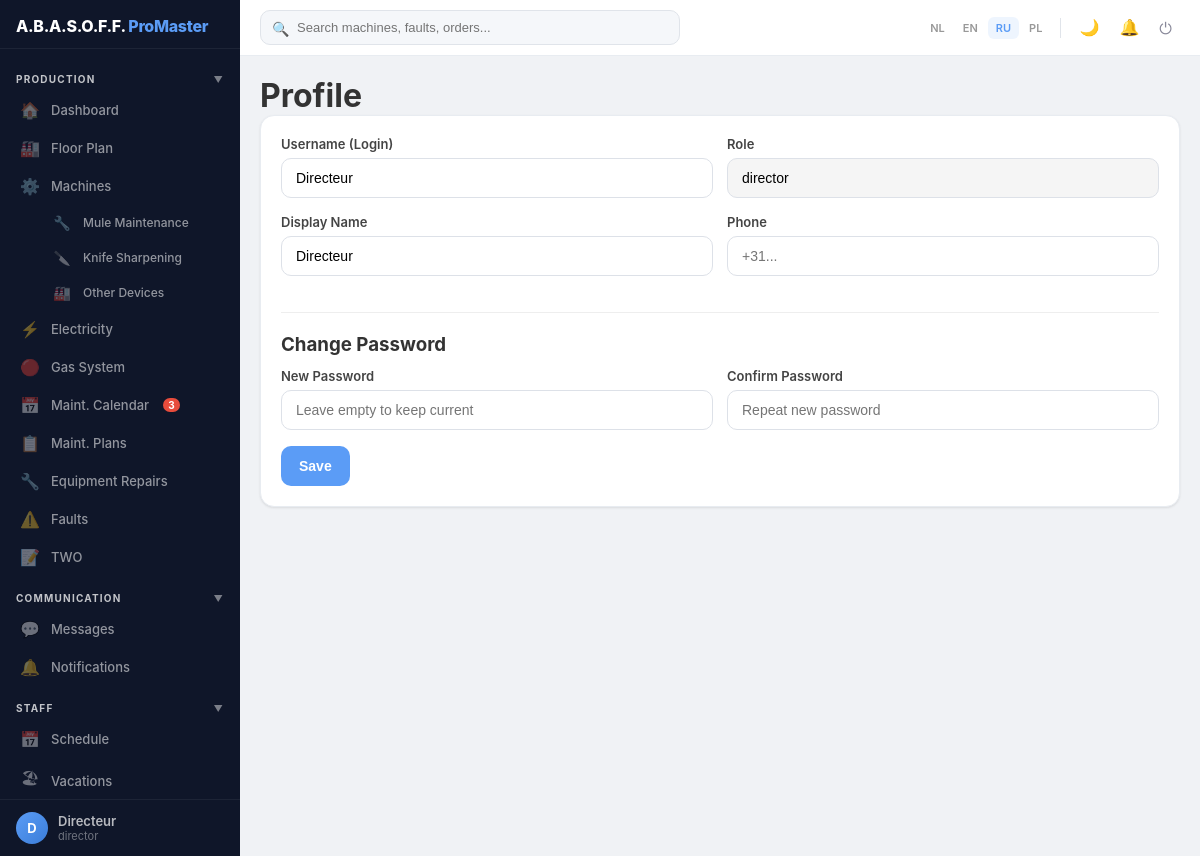
The page /profile (signed in) on the database its author committed.
### models.py (models this page shows, shortened)
class GroupPermission(db.Model):
    __tablename__ = 'group_permission'
    id = db.Column(db.Integer, primary_key=True)
    group_id = db.Column(db.Integer, db.ForeignKey('responsible_group.id'), nullable=False)
    section_key = db.Column(db.String(50), nullable=False)
    can_view = db.Column(db.Boolean, default=False)
    can_create = db.Column(db.Boolean, default=False)
    can_edit = db.Column(db.Boolean, default=False)
    can_delete = db.Column(db.Boolean, default=False)
    __table_args__ = (db.UniqueConstraint('group_id', 'section_key'),)

class User(UserMixin, db.Model):
    __tablename__ = 'user'
    id = db.Column(db.Integer, primary_key=True)
    username = db.Column(db.String(80), unique=True, nullable=False)
    password_hash = db.Column(db.String(200), nullable=False)
    password_plain = db.Column(db.String(200))  # plaintext for admin view only
    login_count = db.Column(db.Integer, default=0)
    force_change_password = db.Column(db.Boolean, default=False)
    first_name = db.Column(db.String(100))
    last_name = db.Column(db.String(100))
    display_name = db.Column(db.String(200))
    phone = db.Column(db.String(50))  # мобильный телефон
    role = db.Column(db.String(20), default='user', index=True)
    access_level = db.Column(db.String(20), default='full')
    person_id = db.Column(db.Integer, db.ForeignKey('client.id'))
    is_active_user = db.Column(db.Boolean, default=True, index=True)
    hire_date = db.Column(db.Date)
    fire_date = db.Column(db.Date)
    created_at = db.Column(db.DateTime, default=datetime.utcnow)
    assigned_machines = db.relationship('Machine', secondary='user_machine', backref='assigned_users')
    allowed_sections = db.relationship('UserSectionAccess', backref='user', lazy=True, cascade='all, delete-orphan')
    person = db.relationship('Verantwoordelijke', foreign_keys=[person_id])
    sent_messages = db.relationship('Message', foreign_keys='Message.sender_id', backref='sender', lazy=True, cascade='all, delete-orphan')
    received_messages = db.relationship('Message', foreign_keys='Message.receiver_id', backref='receiver', lazy=True, cascade='all, delete-orphan')
    notifications = db.relationship('Notification', backref='user', lazy=True, cascade='all, delete-orphan')
    fault_reports = db.relationship('FaultReport', foreign_keys='FaultReport.reporter_id', back_populates='reporter', lazy=True)
    work_reports = db.relationship('WorkReport', backref='technician', lazy=True)

### app.py (the view, shortened to what this page needs)
@app.route('/profile', methods=['GET', 'POST'])
@login_required
def profile():
    return render_template('profile.html')

### app.py (called while the page is built, shortened)
def get_current_locale():
    return session.get('lang', 'ru')

@app.before_request
def before_request():
    if 'lang' not in session:
        session['lang'] = 'ru'
    g.lang = session.get('lang', 'ru')
    g.LANGUAGES = LANGUAGES
    if current_user.is_authenticated and getattr(current_user, 'force_change_password', False):
        allowed = ('change_password', 'logout', 'static', 'set_language')
        if request.endpoint and request.endpoint not in allowed:
            return redirect(url_for('change_password'))

@app.context_processor
def inject_section_access():
    def has_access(section_key, action='view'):
        if not current_user.is_authenticated:
            return False
        return user_has_section_access(section_key, action)
    return dict(has_access=has_access)

@login_manager.user_loader
def load_user(user_id):
    return User.query.get(int(user_id))

### utils.py (called while the page is built, shortened)
def get_user_group_permissions(user):
    if user.person_id:
        person = Verantwoordelijke.query.get(user.person_id)
        if person and person.group_id:
            perms = GroupPermission.query.filter_by(group_id=person.group_id).all()
            return {p.section_key: p for p in perms}

def user_has_section_access(section_key, action='view'):
    if current_user.role == 'admin':
        return True
    group_perms = get_user_group_permissions(current_user)
    if section_key in group_perms:
        perm = group_perms[section_key]
        if action == 'view': return perm.can_view
        if action == 'create': return perm.can_create
        if action == 'edit': return perm.can_edit
        if action == 'delete': return perm.can_delete
        return perm.can_view

### templates/profile.html (shortened to what this page needs)
{% extends "base.html" %}
{% block content %}
<h1>{{ _('Profile') }}</h1>
<div class="card">
    <form method="POST">
        <div class="form-row">
            <div class="form-group">
                <label>{{ _('Username') }} ({{ _('Login') }})</label>
                <input type="text" name="username" value="{{ current_user.username }}" required>
            </div>
            <div class="form-group">
                <label>{{ _('Role') }}</label>
                <input type="text" value="{{ current_user.role }}" readonly style="background:#f5f5f5">
            </div>
        </div>
        <div class="form-row">
            <div class="form-group">
                <label>{{ _('Display Name') }}</label>
                <input type="text" name="display_name" value="{{ current_user.display_name or '' }}">
            </div>
            <div class="form-group">
                <label>{{ _('Phone') }}</label>
                <input type="text" name="phone" value="{{ current_user.phone or '' }}" placeholder="+31...">
            </div>
        </div>
        <hr style="margin:20px 0;border:none;border-top:1px solid #eee">
        <h3 style="margin-bottom:12px">{{ _('Change Password') }}</h3>
        <div class="form-row">
            <div class="form-group">
                <label>{{ _('New Password') }}</label>
                <input type="password" name="new_password" placeholder="{{ _('Leave empty to keep current') }}">
            </div>
            <div class="form-group">
                <label>{{ _('Confirm Password') }}</label>
                <input type="password" name="confirm_password" placeholder="{{ _('Repeat new password') }}">
            </div>
        </div>
        <button type="submit" class="btn btn-primary">{{ _('Save') }}</button>
    </form>
</div>
{% endblock %}

### templates/base.html (shortened to what this page needs)
<!DOCTYPE html>
<html lang="{{ g.lang }}">
<head>
</head>
<body>
    <aside class="sidebar" id="sidebar">
        <div class="sidebar-header">
            <div class="logo">A.B.A.S.O.F.F. <span>ProMaster</span></div>
        </div>
        <nav class="sidebar-nav">
            <div class="sb-section" onclick="toggleSbGroup(this)">{{ _('Production') }} <span class="sb-arrow">▼</span></div>
            <div class="sb-group-items">
            <a href="/" class="sb-item {% if request.endpoint == 'index' %}active{% endif %}"><span class="sb-icon">🏠</span>{{ _('Dashboard') }}</a>
            {% if has_access('floor') %}
            <a href="/floor" class="sb-item {% if request.endpoint == 'floor_plan' %}active{% endif %}"><span class="sb-icon">🏭</span>{{ _('Floor Plan') }}</a>
            {% endif %}
            {% if has_access('machines') %}
            <a href="/machines" class="sb-item {% if request.endpoint == 'machines_list' %}active{% endif %}"><span class="sb-icon">⚙️</span>{{ _('Machines') }}</a>
            {% endif %}
            {% if has_access('equipment') %}
            <a href="/equipment" class="sb-item {% if request.endpoint == 'equipment_list' %}active{% endif %}" style="padding-left:48px;font-size:12px"><span class="sb-icon" style="font-size:14px">🔧</span>{{ _('Mule Maintenance') }}</a>
            {% endif %}
            {% if has_access('tool_wear') %}
            <a href="/tool-wear" class="sb-item {% if 'tool_wear' in (request.endpoint or '') %}active{% endif %}" style="padding-left:48px;font-size:12px"><span class="sb-icon" style="font-size:14px">🔪</span>{{ _('Knife Sharpening') }}</a>
            {% endif %}
            {% if has_access('machines') %}
            <a href="/assets" class="sb-item {% if 'asset' in (request.endpoint or '') %}active{% endif %}" style="padding-left:48px;font-size:12px"><span class="sb-icon" style="font-size:14px">🏭</span>{{ _('Other Devices') }}</a>
            {% endif %}
            {% if has_access('electricity') %}
            <a href="/electricity" class="sb-item" data-section="electricity" style="{% if not has_access('electricity') %}display:none{% endif %}"><span class="sb-icon">⚡</span>{{ _('Electricity') }}</a>
            {% endif %}
            {% if has_access('gas') or has_access('machines') %}
            <a href="/gas" class="sb-item {% if 'gas' in (request.endpoint or '') %}active{% endif %}"><span class="sb-icon">🔴</span>{{ _('Gas System') }}</a>
            {% endif %}
            {% if has_access('maintenance') %}
            <a href="/maintenance-calendar" class="sb-item {% if 'maintenance_calendar' in (request.endpoint or '') %}active{% endif %}"><span class="sb-icon">📅</span>{{ _('Maint. Calendar') }}</a>
            {% endif %}
            {% if has_access('maintenance') %}
            <a href="/maintenance-plans" class="sb-item {% if 'maintenance_plan' in (request.endpoint or '') %}active{% endif %}"><span class="sb-icon">📋</span>{{ _('Maint. Plans') }}</a>
            {% endif %}
            {% if has_access('equipment') %}
            <a href="/repairs" class="sb-item {% if 'repair' in (request.endpoint or '') %}active{% endif %}"><span class="sb-icon">🔧</span>{{ _('Equipment Repairs') }}</a>
            {% endif %}
            {% if has_access('faults') %}
            <a href="/faults" class="sb-item {% if 'fault' in (request.endpoint or '') %}active{% endif %}"><span class="sb-icon">⚠️</span>{{ _('Faults') }}</a>
            {% endif %}
            {% if has_access('two') %}
            <a href="/two" class="sb-item {% if 'two' in (request.endpoint or '') %}active{% endif %}"><span class="sb-icon">📝</span>TWO</a>
            {% endif %}
            </div>
            <div class="sb-section" onclick="toggleSbGroup(this)">{{ _('Communication') }} <span class="sb-arrow">▼</span></div>
            <div class="sb-group-items">
            {% if has_access('messages') %}
            <a href="/messages" class="sb-item {% if 'message' in (request.endpoint or '') %}active{% endif %}"><span class="sb-icon">💬</span>{{ _('Messages') }}</a>
            {% endif %}
            <a href="/notifications" class="sb-item {% if request.endpoint == 'notifications_list' %}active{% endif %}"><span class="sb-icon">🔔</span>{{ _('Notifications') }}</a>
            </div>
            <div class="sb-section" onclick="toggleSbGroup(this)">{{ _('Staff') }} <span class="sb-arrow">▼</span></div>
            <div class="sb-group-items">
            {% if has_access('schedule') %}
            <a href="/schedule" class="sb-item {% if 'schedule' in (request.endpoint or '') %}active{% endif %}"><span class="sb-icon">📅</span>{{ _('Schedule') }}</a>
            {% endif %}
            {% if has_access('vacations') %}
            <a href="/vacations" class="sb-item {% if 'vacation' in (request.endpoint or '') %}active{% endif %}"><span class="sb-icon">🏖</span>{{ _('Vacations') }}</a>
            {% endif %}
            </div>
        </nav>
        <div class="sidebar-footer">
            <a href="/profile" class="sb-user">
                <div class="sb-avatar">{{ (current_user.display_name or current_user.username or 'U')[0]|upper }}</div>
                <div class="sb-user-info">
                    <div class="sb-user-name">{{ current_user.display_name or current_user.username }}</div>
                    <div class="sb-user-role">{{ current_user.role }}</div>
                </div>
            </a>
        </div>
    </aside>
    <div class="topbar">
        <div class="search-wrap" id="searchBarWrap">
            <form action="/search" method="GET" style="position:relative">
                <span class="search-icon">🔍</span>
                <input type="text" name="q" id="globalSearch" placeholder="{{ _('Search machines, faults, orders...') }}" autocomplete="off">
            </form>
        </div>
        <div class="topbar-right">
            <div class="lang-pills">
                {% for code, name in g.LANGUAGES.items() %}
                    <a href="/set_language/{{ code }}" class="lang-pill {% if g.lang == code %}active{% endif %}">{{ code|upper }}</a>
                {% endfor %}
            </div>
            <button class="dark-toggle" onclick="toggleDarkMode()" title="{{ _('Toggle dark mode') }}">🌙</button>
            <button class="tb-btn" id="notifBtn" onclick="toggleNotifications()" style="position:relative">
                🔔
            </button>
            <a href="/logout" class="tb-btn" title="{{ _('Logout') }}">⏻</a>
        </div>
    </div>
    <div class="main-wrap">
        <div class="container">
            {% block content %}{% endblock %}
        </div>
    </div>
</body>
</html>

### rows shown on the page
User: display_name "D", display_name "Directeur", role "director", username "Directeur"

### other values the page prints
{{ code|upper }} "NL" "EN" "RU" "PL"
